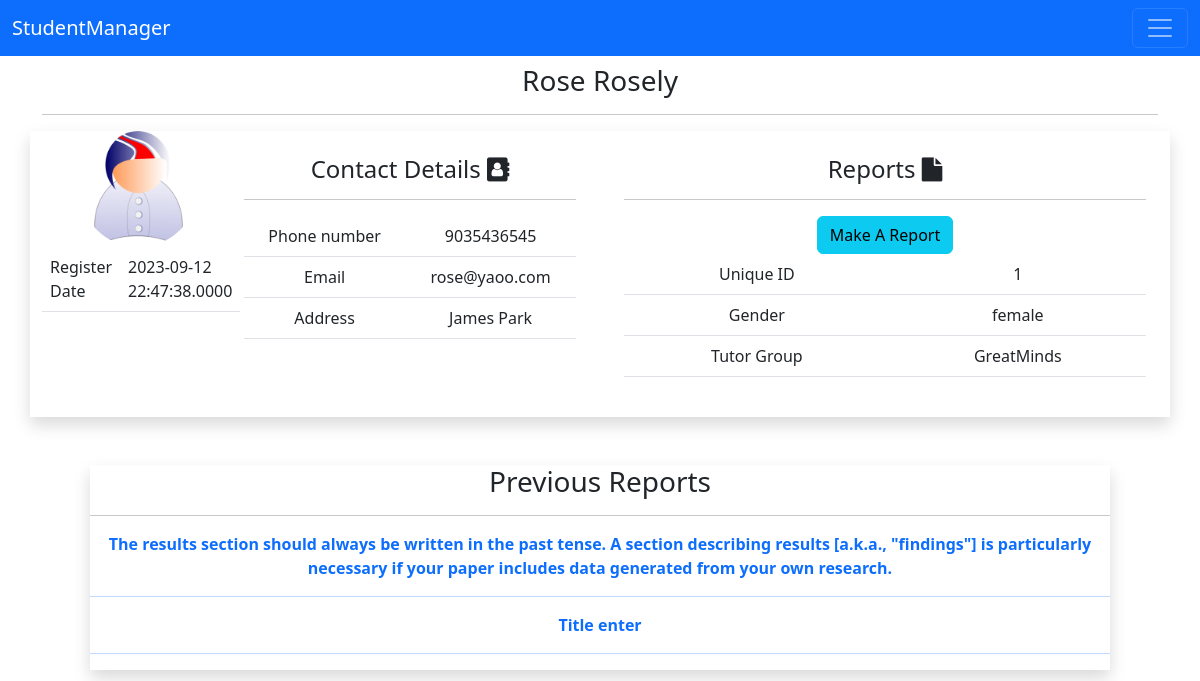
Screenshot of /profile.php?q=1 (signed in) with the database file from the repository.
### tables this page shows
CREATE TABLE `student_table` (
  `id` int(12) NOT NULL,
  `surname` varchar(55) NOT NULL,
  `forename` varchar(55) NOT NULL,
  `DOB` date NOT NULL,
  `address` text NOT NULL,
  `phone` bigint(15) NOT NULL,
  `gender` varchar(55) NOT NULL,
  `tutor` varchar(55) NOT NULL,
  `email` varchar(55) NOT NULL,
  `pdf_file` varchar(200) NOT NULL,
  `time` datetime(4) NOT NULL
);

CREATE TABLE `report_tbl` (
  `report_id` int(12) NOT NULL,
  `student_id` int(11) NOT NULL,
  `user_id` int(12) NOT NULL,
  `title` mediumtext NOT NULL,
  `report` varchar(16000) DEFAULT NULL,
  `time` date NOT NULL
);

### profile.php (the view, shortened to what this page needs)
<?php
include('include/connection.php');
?>
<?php
$q = $_GET['q'];
?>
<!DOCTYPE html>
<html lang="en">
<head>
    <?php
    $query = "SELECT * FROM student_table WHERE id = $q ";
      $result = mysqli_query($con, $query);
      $row = mysqli_fetch_assoc($result);
    if(mysqli_num_rows($result) > 0){?>
<?php
include('include/header.php');
?>
<div class="main mt-5">
<?php
        echo <<<PHP
<h3 class = "text-center">{$row['surname']}  {$row['forename']}</h3>
<hr>
<div class="row shadow">
    <div class="col-sm-2 profile d-none d-sm-block">
        <img class = "rounded-circle " src="img/student.png" alt="profile pix" style = "width:70%; margin-left:2.4em">
    <div>
    <table class="table table-responsive">
    <tr><td>Register Date</td> <td>{$row['time']}</td></tr>
    </table>
    </div>
    </div>
    <div class="col-sm-4 p-4 text-center">
    <h4>Contact Details   <i class ="fa fa-address-book"></i></h4>
    <hr>
    <table class="table table-responsive">
    <tr><td>Phone number</td> <td>{$row['phone']}</td></tr>
    <tr><td>Email</td> <td>{$row['email']}</td></tr>
    <tr><td>Address</td> <td>{$row['address']}</td></tr>
    </table>
    </div>
    <div class="col-sm-6 p-4 text-center">
    <h4>Reports  <i class ="fa fa-file"></i></h4>
    <hr>
    <table class="table table-responsive">
    <tr><td>Unique ID</td> <td>{$row['id']}</td></tr>
    <tr><td>Gender</td> <td>{$row['gender']}</td></tr>
    <tr><td>Tutor Group</td> <td>{$row['tutor']}</td></tr>
    <div>
    <a href = "report.php?q={$row['id']}& n={$row['forename']}" class=" btn btn-info text-decoration-none"> Make A Report </a>
    </div>
  </div>
</div>
    </table>
    </div>
</div>
PHP;
    }
?>
<div class="report text-center m-5 shadow">
  <h3 class="h3 text-center">
    Previous Reports
    <hr>
  </h3>
  <div class = "p-report">
<?php
    $query = "SELECT * FROM report_tbl WHERE student_id = $q ORDER BY report_id DESC";
      $result = mysqli_query($con, $query);
      while($row = mysqli_fetch_assoc($result)){ ?>
     <div class="a-rep row">
      <div class="col-sm-12">
      <a class ="text-decoration-none" href="report-detail.php?q= <?php echo $row['student_id'] ;?> & r= <?php echo $row['report_id'] ;?>  ">
     <b><?php echo $row['title']; ?>
      </b>
    <hr>
    </a>
      </div>
    </div>
      <?php }
    ?>
    </div>
</div>
</body>
</html>

### rows the page displays
student_table: surname "Rose", forename "Rosely", time "2023-09-12 22:47:38.0000", phone "9035436545", email "rose@yaoo.com", address "James Park", id "1", gender "female", tutor "GreatMinds"
report_tbl: title "The results section should always be written in the past tense. A section describing results [a.k.a., \"findings\"] is particularly necessary if your paper includes data generated from your own research."
report_tbl: title "Title enter"
